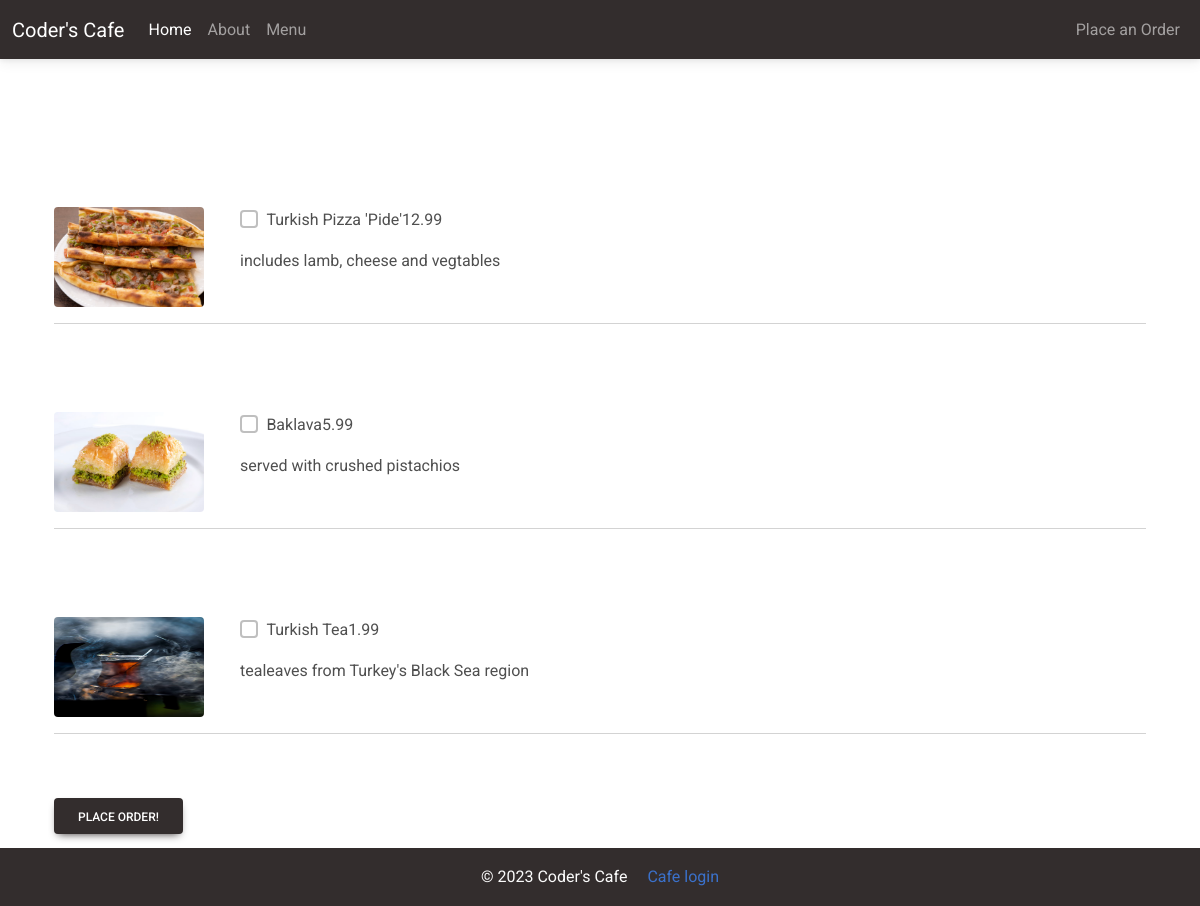
The page /order/ on the database its author committed.
### customer/models.py (models this page shows, shortened)
class MenuItem(models.Model):
    name = models.CharField(max_length=100)
    description = models.TextField()
    image = models.ImageField(upload_to='menu_images/')
    price = models.DecimalField(max_digits=5, decimal_places=2)
    category = models.ManyToManyField('Category', related_name='item')

### customer/views.py (the view, shortened to what this page needs)
# urls.py: path('order/', Order.as_view(), name='order'),
class Order(View):
    def get(self, request, *args, **kwargs):
        starters = MenuItem.objects.filter(category__name__contains='Starter')
        mains = MenuItem.objects.filter(category__name__contains='Main')
        desserts = MenuItem.objects.filter(category__name__contains='Dessert')
        drinks = MenuItem.objects.filter(category__name__contains='Drinks')
        context = {
            'starters': starters,
            'mains': mains,
            'desserts': desserts,
            'drinks': drinks,
        }
        return render(request, 'customer/order.html', context)

### customer/templates/customer/order.html (shortened to what this page needs)
{% extends 'customer/base.html' %}
{% block content %}
<div class="container mb-5">
    <div class="row justify-content-center mt-1">
        <div class="col-md-12 col-sm-12 p-4">
            <form method="POST">
                <div class="pt-5">
                </div>
                <div class="pt-5">
                    {% for main in mains %}
                    <div class="row mt-4">
                        <div class="col-md-2 col-sm-12">
                            <img class="rounded" src="{{ main.image.url }}" width="150" height="100"/>
                        </div>
                        <div class="col-md-8 col-sm-12">
                            <div class="d-flex flex-row">
                                <div class="form-group form-check">
                                    <input type="checkbox" name="items[]" class="form-check-input" value="{{ main.pk }}">
                                    <label class="form-check-label">{{ main.name }}</label>
                                </div>
                                <p class="font-weight-bold pl-5">{{ main.price }}</p>
                            </div>
                            <p>{{ main.description }}</p>
                        </div>
                    </div>
                    <hr />
                    {% endfor %}
                </div>
                <div class="pt-5">
                    {% for dessert in desserts %}
                    <div class="row mt-4">
                        <div class="col-md-2 col-sm-12">
                            <img class="rounded" src="{{ dessert.image.url }}" width="150" height="100"/>
                        </div>
                        <div class="col-md-8 col-sm-12">
                            <div class="d-flex flex-row">
                                <div class="form-group form-check">
                                    <input type="checkbox" name="items[]" class="form-check-input" value="{{ dessert.pk }}">
                                    <label class="form-check-label">{{ dessert.name }}</label>
                                </div>
                                <p class="font-weight-bold pl-5">{{ dessert.price }}</p>
                            </div>
                            <p>{{ dessert.description }}</p>
                        </div>
                    </div>
                    <hr />
                    {% endfor %}
                </div>
                <div class="pt-5">
                    {% for drinks in drinks %}
                    <div class="row mt-4">
                        <div class="col-md-2 col-sm-12">
                            <img class="rounded" src="{{ drinks.image.url }}" width="150" height="100"/>
                        </div>
                        <div class="col-md-8 col-sm-12">
                            <div class="d-flex flex-row">
                                <div class="form-group form-check">
                                    <input type="checkbox" name="items[]" class="form-check-input" value="{{ drinks.pk }}">
                                    <label class="form-check-label">{{ drinks.name }}</label>
                                </div>
                                <p class="font-weight-bold pl-5">{{ drinks.price }}</p>
                            </div>
                            <p>{{ drinks.description }}</p>
                        </div>
                    </div>
                    <hr />
                    {% endfor %}
                </div>
                <button class="btn btn-dark mt-5">Place Order!</button>
            </form>
        </div>
    </div>
</div>
{% endblock content %}

### rows shown on the page
MenuItem: image (picture), name "Turkish Pizza 'Pide'", price "12.99", description "includes lamb, cheese and vegtables"
MenuItem: image (picture), name "Baklava", price "5.99", description "served with crushed pistachios"
MenuItem: image (picture), name "Turkish Tea", price "1.99", description "tealeaves from Turkey's Black Sea region"
